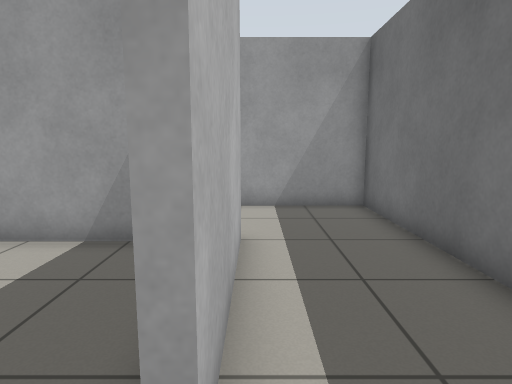
view 1 (above)

22 first-person views from a walk through a robot-simulator world made for Gazebo. The camera is 0.94 m above the floor, tilts 8° down and sees 75° across. The floor is counted in squares, 0.5 m on a side. Each view is taken from the middle of a square. On the plan, view 1 faces up. The plan holds only what a view shows up to about 17 squares ahead; the rest is blank.

view 2
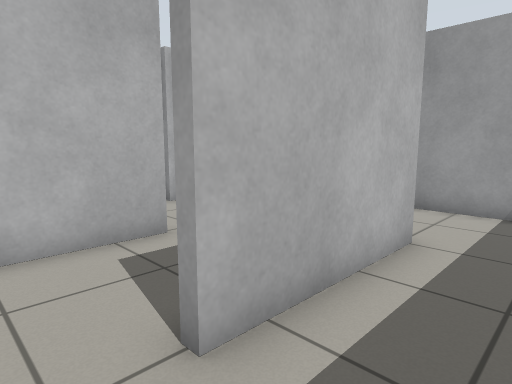

view 3
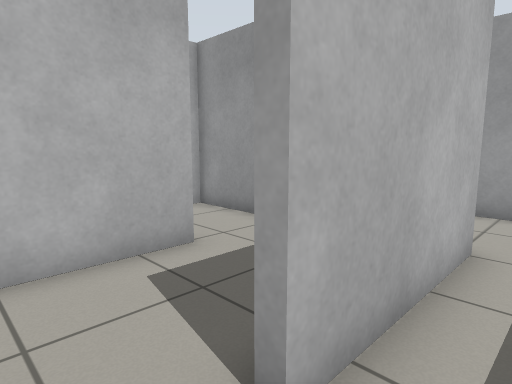

view 4
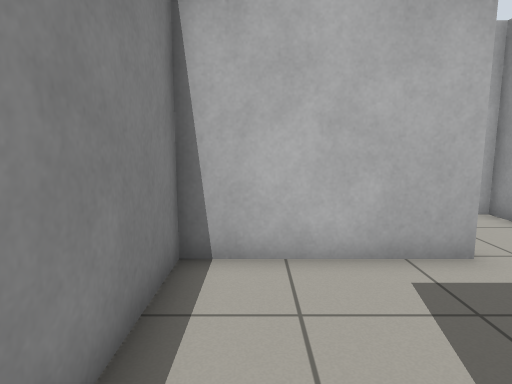

view 5
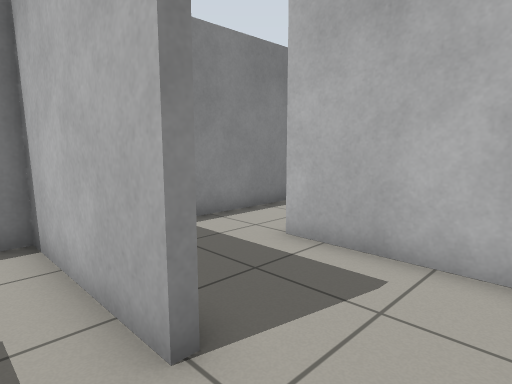

view 6
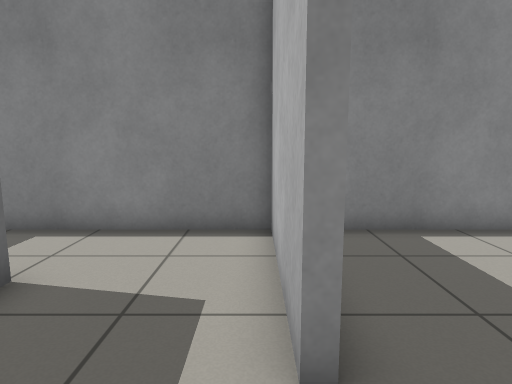

view 7
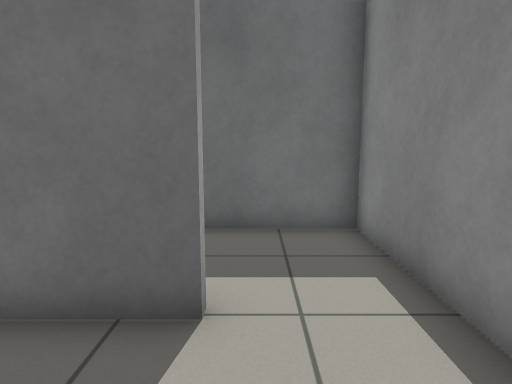

view 8
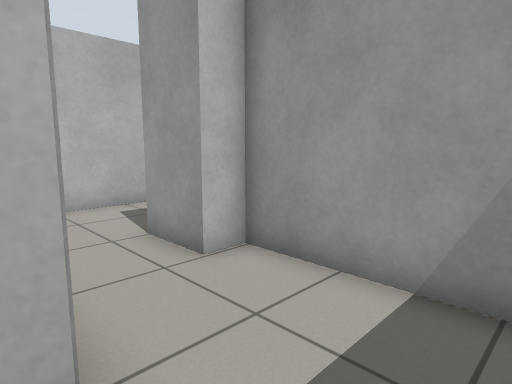

view 9
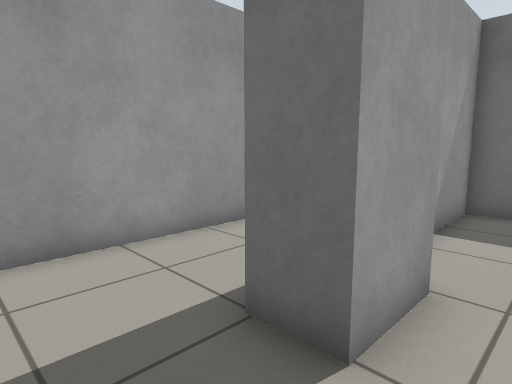

view 10
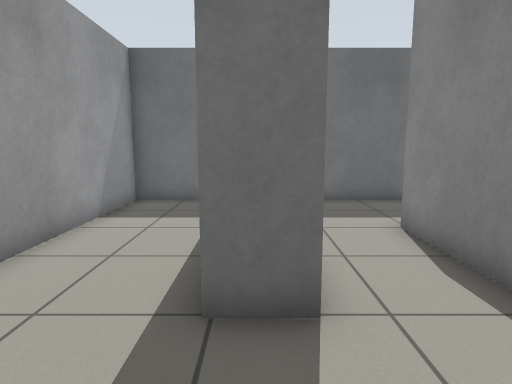

view 11
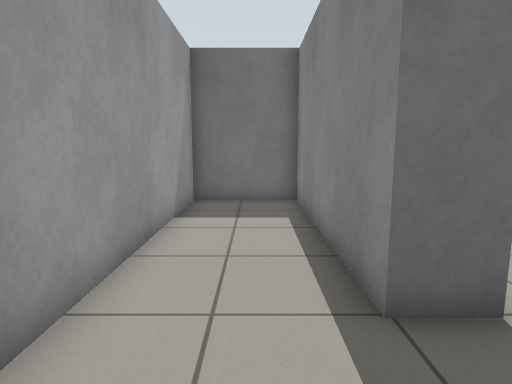

view 12
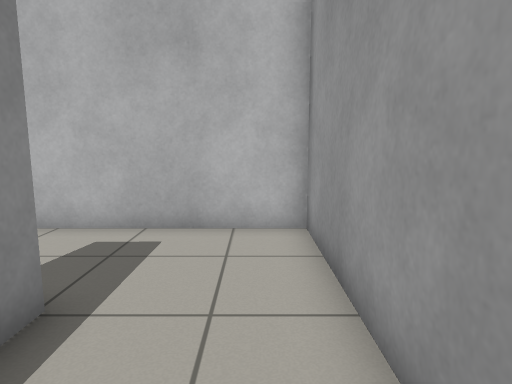

view 13
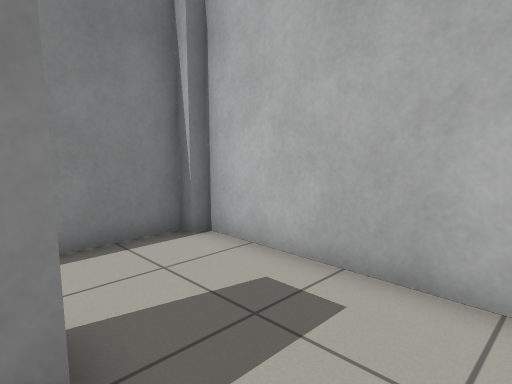

view 14
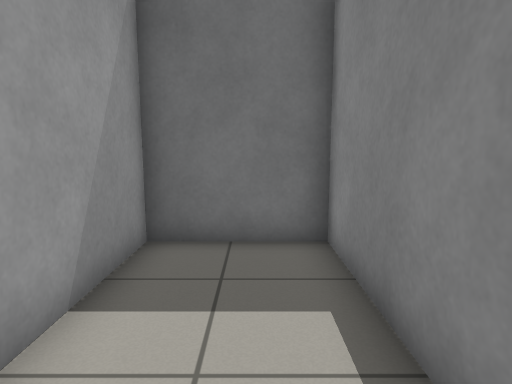

view 15
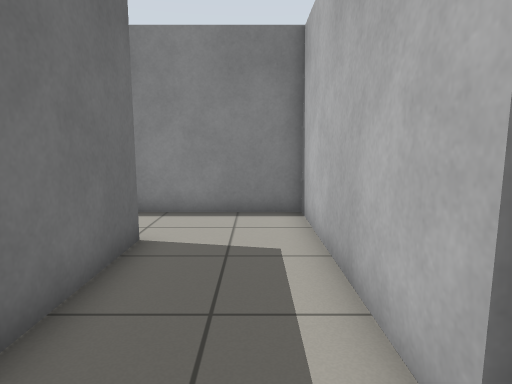

view 16
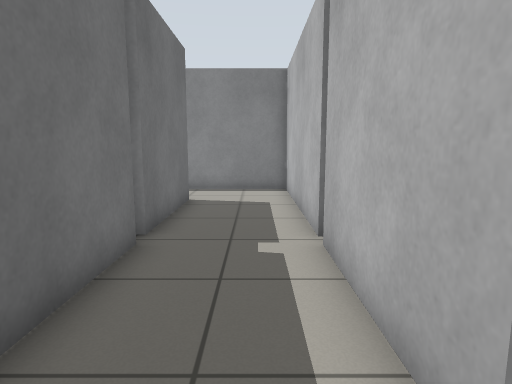

view 17
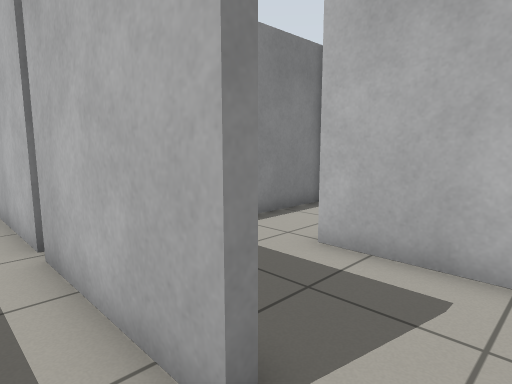

view 18
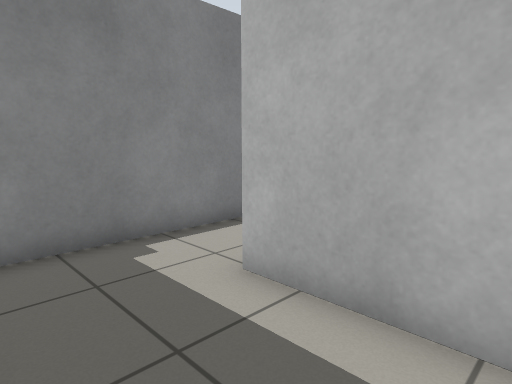

view 19
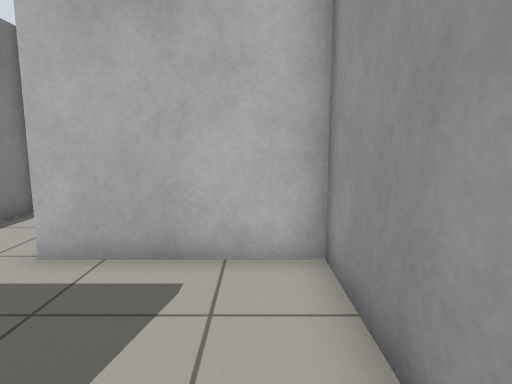

view 20
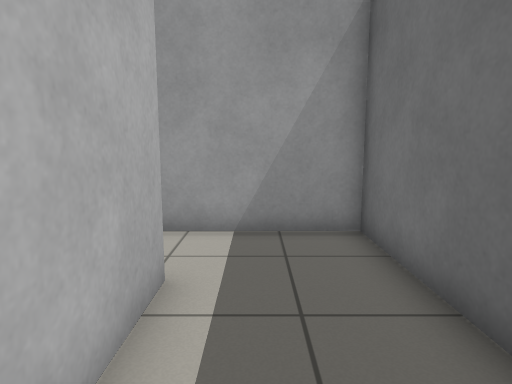

view 21
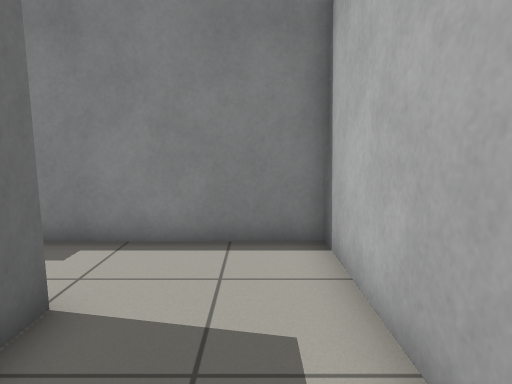

view 22
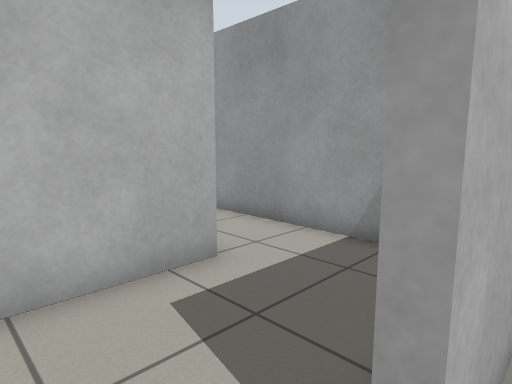

### Floor plan
Ten units are one square. View 1 is at (0, 0); x grows to the right and y downward. Boxes are objects, and circles mark ways between rooms. Rooms are numbered by the first view taken in them; rooms with no view inside come last. Other rooms are left out.
<svg viewBox="-220 -146 259 164">
<path fill="none" stroke="#000" d="M34 -41 34 -103 -26 -103 -26 -93M-25 -67 -3 -67 -3 -15M-16 13 34 13 34 -22M-48 -36 -43 -36 -43 -14M-24 -64 -56 -64M-6 -15 -6 -39M-43 -14 -43 13 -16 13M-26 -93 -46 -93 -46 -106 34 -106 34 -141 -84 -141 -84 -71M-39 -67 -25 -67M-80 -67 -55 -67M-123 -64 -123 13 -86 13M-87 -67 -87 -141 -126 -141M-87 -15 -87 -62M-123 -115 -123 -67M-126 -141 -163 -141 -163 -94M-204 -115 -204 -96M-188 -141 -215 -141M-166 -94 -166 -101M-165 -67 -136 -67M-84 -55 -84 -15M-56 -64 -80 -64 -80 -57M-204 -96 -204 -67 -165 -67M-86 13 -59 13"/>
<circle cx="-10" cy="-5" r="3" fill="#2a7"/>
<circle cx="-30" cy="-85" r="3" fill="#2a7"/>
<circle cx="-30" cy="-25" r="3" fill="#2a7"/>
<circle cx="-50" cy="-50" r="3" fill="#2a7"/>
<circle cx="-130" cy="-125" r="3" fill="#2a7"/>
<circle cx="-90" cy="-5" r="3" fill="#2a7"/>
<circle cx="-150" cy="-105" r="3" fill="#2a7"/>
<circle cx="-190" cy="-105" r="3" fill="#2a7"/>
<circle cx="-170" cy="-85" r="3" fill="#2a7"/>
<circle cx="-70" cy="-25" r="3" fill="#2a7"/>
<text x="10" y="-50">1</text>
<text x="-30" y="-40">2</text>
<text x="-30" y="-10">3</text>
<text x="-40" y="-110">4</text>
<text x="-110" y="-60">5</text>
<text x="-150" y="-120">6</text>
<text x="-190" y="-120">7</text>
<text x="-150" y="-90">8</text>
<text x="-70" y="-40">9</text>
<text x="-190" y="-90">10</text>
<text x="-70" y="-10">11</text>
</svg>
Room 1 opens to room 3. Room 1 opens to room 4. Room 2 opens to room 3. Room 2 opens to room 9. Room 5 opens to room 6. Room 5 opens to room 11. Room 6 opens to room 8. Room 7 opens to room 10. Room 8 opens to room 10. Room 9 opens to room 11.

Where each view was taken, in squares from view 1:
view 1: 0 up, 0 right, facing up
view 2: 0 up, 2 right, facing up-left
view 3: 0 up, 1 right, facing up-left
view 4: 0 up, 1 right, facing left
view 5: 6 up, 3 left, facing down-left
view 6: 6 up, 4 left, facing down
view 7: 1 up, 4 left, facing right
view 8: 6 up, 2 right, facing up-left
view 9: 8 up, 7 left, facing up-right
view 10: 10 up, 8 left, facing right
view 11: 12 up, 8 left, facing right
view 12: 13 up, 1 left, facing left
view 13: 13 up, 4 left, facing down-left
view 14: 12 up, 3 left, facing right
view 15: 8 up, 11 left, facing down
view 16: 13 up, 11 left, facing down
view 17: 13 up, 11 left, facing down-left
view 18: 13 up, 13 left, facing down-left
view 19: 13 up, 11 left, facing left
view 20: 7 up, 11 left, facing up
view 21: 13 up, 19 left, facing down
view 22: 8 up, 16 left, facing up-left
